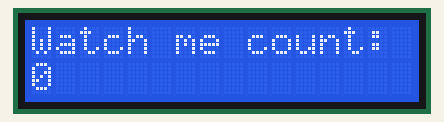
Simulated run of this sketch. Board: Arduino Uno, built with avr-gcc and run on an emulated ATmega328P. Shown: 16×2 character LCD.

Above: at 0.1 s.
At 1.1 s:
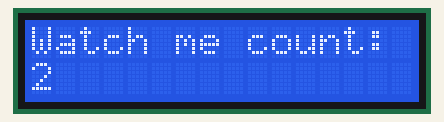
At 1.6 s:
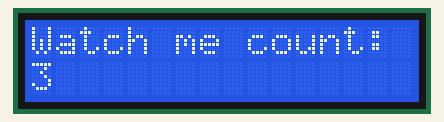
At 3.1 s:
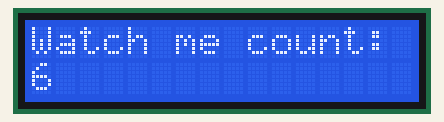
At 4.6 s:
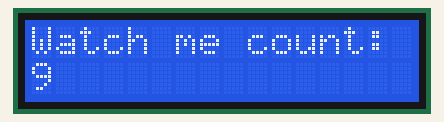
At 6.1 s:
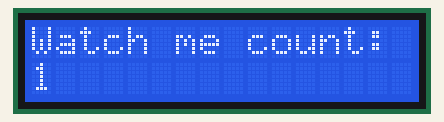

The sketch:

introToLCDDisplay.ino
```cpp
#include <LiquidCrystal.h>
int rs=7;
int en=8;
int d4=9;
int d5=10;
int d6=11;
int d7=12;
LiquidCrystal lcd(rs,en,d4,d5,d6,d7);

void setup() {
  // put your setup code here, to run once:
  lcd.begin(16,2); //6 columns and 2 rows

}

void loop() {
  // put your main code here, to run repeatedly:
  lcd.setCursor(0,0);
  lcd.print("Watch me count:");
  for (int j=0; j<=10;j=j+1){
    lcd.setCursor(0,1);
    lcd.print(j);
    delay(500);
  }
  lcd.clear();
}
```

Measured:
- by itself, everything shown: repeats every 5.5 s, in 12 steps
- what the display in image 1 shows lasts 0.5 s, from 1.1 s to 1.6 s
